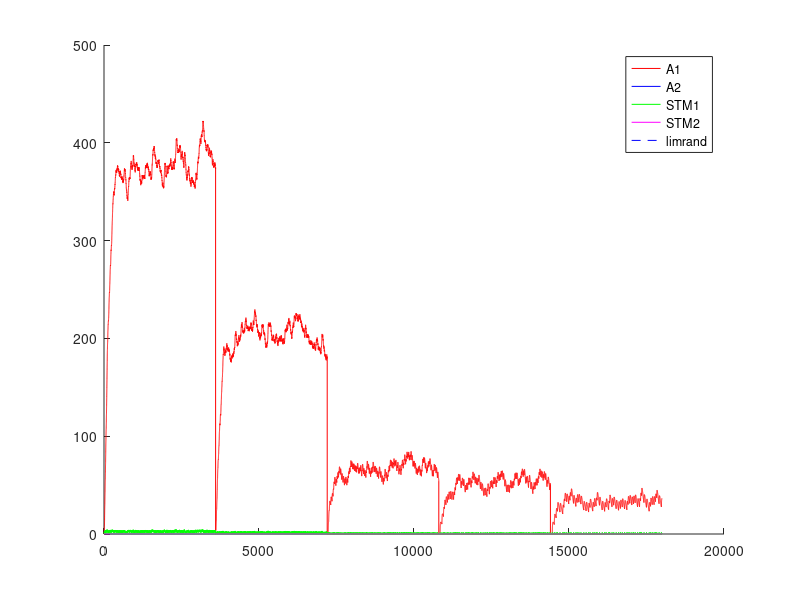

Write MATLAB code to recreate this figure. (Note: this script raises an error after producing the figure.)
%% Experimento con Variable-Interval - VI - intervalo Variable
%% Existen multiples intancias de palanquelo (cada vez que realiza respuesta decide si realiza otra o no)
%% Luego que transcurre el intervalo, si el animal realiza una respuesta obtiene refuerzo.
%% Un trial dura 3600 segundos.
%% Una sesion 1 o 3 trial (seg´un la dinamica del animal)
%% 5 sesiones por Experimento. Cada sesion es un intervalo diferente.
%% 1 experimento
%% Tiempo para realizar un respuesta 1 segundo
%% 
%% La probabilidad de eleccion se ajusta al nivel de maxima frecuencia de palanqueo
%% 

close all
clc
clear

%% Matriz de pago 0 1 

%%% Se ajusto la apreciacion de las cantidades de refuerzo 
function rf = feel(pellets)
  rf=0;
  if (nargin~=0)
    rf=(12.8*(1-exp(-.25.* pellets.^(2))))+(12.8*(1-exp(-.5.* pellets)));
  else
    error ("Faltan parametros");
  endif
endfunction
%% 
%% 

%% INICIALIZATION
%%%%%% CONSTANTES DE SESIONES
Ntrial  =  1 ;   %% un trial de 3600 segundos
tTrial  =  3600; %% en segundos
tResp   =  1;    %% en segundos
tMuestreo = 0.25;%% en segundos
Nses    =  5 ;
Vi=[5,10,30,40,60]; %% valores medios de intervalos variables
Ntest   =  1;
limrand =  0.138;
saving  =  0.01 ;
%%%%%% CONSTANTES DE DECAIMIENTO
alpha = 1*tMuestreo;
beta  = 0.125*tMuestreo ;
gamma = 0.0067*tMuestreo;%0.025 ; 
delta = 1*tMuestreo;
%%%%%% INICIALIZACION
palanca = zeros(2,1);
Rf_1=0;
Rf_2=0;
A1=zeros(1,Ntest);
A2=zeros(1,Ntest);
stm_1=zeros(2,Ntest);
stm_2=zeros(2,Ntest);
d=1;

sesion = zeros(Nses,1);
trialXsesion = zeros(Nses,Ntrial);
terminal_sesion=zeros(Nses,1);
nb_resp = zeros(Nses,Ntest);
refuerzo = zeros(Nses,Ntest);
%contadorP1=0;
%contadorP2=0;
contadorI=0;

%% CALCULO DE AROUSAL MAXIMO
%% Iteraciones de respuesta refuerzo para encotnrar el STM medio
Nconfig=5; %% Tasa de respuesta de configuracion
%plot([1:0.01:20],(12.8*(1-exp(-.25.* [1:0.01:20].^(2))))+(12.8*(1-exp(-.5.* [1:0.01:20]))),'.k')
R1 = floor(feel(1)); %tiempo de refuezo para R
l1 = Nconfig/tMuestreo; % duracion entre trials
suma = 0; %suma es un valor necesaria para calcular max1 y min1
suma = alpha*R1 %% Refuerzo cada N respuestas
iter=100; %% numero de iteraciones para que converja el stm
max1 = 0; %maximum de stm1
min1 = 0; %minimum de stm1
for i = 1:iter 
  suma = (1-beta)^(Nconfig/tMuestreo)*suma;%% Instantes que decae el stm
  min1=suma;
  suma += alpha*R1; %Refuerzo
  max1=suma;
end
comp=.88;
S1 = (((max1-min1)*(comp*l1))/2)+min1*comp*l1; %calcul de la superficie del triangulo mas la de el rectangulo
stm_1_medio = S1/(l1);
A1max = (delta/gamma)*stm_1_medio;

%% INICIO DE LAS ITERATIONS
for l = 1:Ntest  %% TESTES
  Num=0;
  for k = 1:Nses  %% SESIONES (cambia el N)
    i=1;
    %duracion = [1,tTrial*ones(1,Ntrial)];
    
    contador = 1;
    contadorI =1;
    %palanca(1)=randi(2);
    
    %% Agregar intervalo de refuerzos  %%
    intervalo=Vi(k);
    if k>1
      A1(Num+1,l)=saving*A1(Num,l);
      A2(Num+1,l)=saving*A2(Num,l);
      stm_1(Num+1,l)=0*stm_1(Num,l);
      stm_2(Num+1,l)=0*stm_2(Num,l); 
      %%% ELECCION DE LA PRIMERA PALANCA 
%      if A1(Num,1)>A2(Num,1)
%        palanca(2)=1;
%      else
%        palanca(2)=2;
%      end
    end       
    P1(i,k)=0.5;
    %P2(i,k)=0.5;
    for j=2:(Ntrial*tTrial/tMuestreo) %% Todos los trials juntos
      
      if contador == tResp/tMuestreo%duracion(i)
        contador = 1;
        i = i+1 ;
        J = j ;
        if (i==3605)
        aa=1;
        endif
        P1(i,k)=0.5*(1-exp(-(5*A1((j-1)+Num,l))/A1max))+0.5; %probabilidad en exponential
        
        a = rand ;
        %%% ELECCION DE LA PALANCA %%% Basicamente elige palanquear o no palanquear
        if (A1((j-1)+Num,l)<=limrand)&&(A2((j-1)+Num,l)<=limrand)
          palanca(i)=randi(2);
        elseif (A1((j-1)+Num,l)>=limrand)&&(A2((j-1)+Num,l)<=limrand)
          if a>=P1(i,k)
            palanca(i)=2;
          else
            palanca(i)=1;
          end
        elseif (A1((j-1)+Num,l)>A2((j-1)+Num,l))
          if a>=P1(i,k)
            palanca(i)=2;
          else
            palanca(i)=1;
          end
        end
        %%% REFUERZO %%%
        if (contadorI >= intervalo/tMuestreo)
          if (palanca(i)==1)
            Rfz=floor(feel(1));
            Rf_1 = Rfz;
            Rf_2 = 0;
            contadorI =1;
            dispe =.5; %% dispercion del 50% del valor de la intervalo
            intervalo = Vi(k)*(1 + dispe*(1-2*rand));
            refuerzo(k,l)++;
          else
          %contador++;
          contadorI++;
          Rf_1=0;
          Rf_2=0;
          endif
        else
        %contador++;
        contadorI++;
        Rf_1=0;
        Rf_2=0;
        endif
      else
        contador++;
        contadorI++;
        Rf_1=0;
        Rf_2=0;
      end
      stm_1(j+Num,l)=(1-beta)*stm_1((j-1)+Num,l)+alpha*Rf_1;
      stm_2(j+Num,l)=(1-beta)*stm_2((j-1)+Num,l)+alpha*Rf_2;
      A1(j+Num,l)=(1-gamma)*A1((j-1)+Num,l)+delta*stm_1(j+Num,l);
      A2(j+Num,l)=(1-gamma)*A2((j-1)+Num,l)+delta*stm_2(j+Num,l);
    end
    
    
    %%% CONTADOR DE A QUE J SE CAMBIA LA SESION
    %sesion(k-1,l)=j;
    sesion(k,l)=j+Num;
    %%% DEFINICION DE NUM
%    compteur = 0 ;
%    for i=1:length(A1(:,l))
%      if A1(i,l)~=0
%        compteur = compteur +1;
%      end
%    end
%    Num=compteur;
    Num = j+Num;
    Sizemat = length(A1);
    
    for j = 1:length(palanca)
      if palanca(j)==1
        %nb_coop(k-1,l)= nb_coop(k-1,l)+1;
        nb_resp(k,l)= nb_resp(k,l)+1;
      end
    end
  end
end


%%% PRUEBAS 
%%% ENCONTRA LA LONGITUD REAL DEL EXPERIMENTACION
nonnul = zeros(Ntest,1);
for k=1:Ntest
  for i=1:length(A1)
    if A1(i,k) ~= 0
      nonnul(k)=nonnul(k)+1;
    end
  end
end

%%% PRUEBA I _ PESO DE LA EXPERIMENTACION EN LA MEMORIA
porcent = 0;
for i = 1:Ntest
  if sum(A1(:,i)) > 10 * sum(A2(:,i))
    porcent = porcent +1;
  end
end

%%% PRUEBA II _ SI LA EXCITATION ALCANZA A SU MAXIMUM
maxima = zeros(Ntest,1);
for k = 1:Ntest
  if floor(max(A1(:,k))) == floor(max(max(A1))) 
    maxima(k) = maxima(k) +1;
  end
end

%%% PRUEBA III _ EN QUE SESION LA PALANCA GANA DE VERDAD
%ird = zeros(Ntest,1);
%for k = 1:Ntest
%  i=1;
%  while 1
%    if A1(nonnul(k)-i,k) < limrand
%      ird(k) = nonnul(k)-i+1;
%      break;
%    else
%      i=i+1;
%    end
%  end
%end
%
%%%% PRUEBA IV _ CONVIERTE J EN NUMERO DE SESION
%for k = 1:Ntest
%  i=1;
%  while 1
%    if ird(k) <= sum(sesion(1:i)+50)
%      ird(k)=i;
%      break;
%    else
%      i=i+1;
%    end
%  end
%end

%%% PRUEBA V _ PORCENTAJE DE COOPERACION POR SESION / EXPERIMENTO


%porcentaje_coop_sesion=zeros(Nses,Ntest);
%porcentaje_coop_experimento=zeros(Ntest,1);
%for k = 1:Ntest
%  porcentaje_coop_experimento(k)=sum(nb_coop(:,k))/(Ntrial*Nses)*100;
%end

%for i=1:Ntest
%  terminal_sesion(1,i)=sesion(1,i);
%  for j=2:Nses
%    terminal_sesion(j,i)=sesion(j,i)+terminal_sesion(j-1,i);
%  end
%end

%%% DEMOSTRACION 


%promedio_sesion=sum(ird)/Ntest
%porcent_10xsuperior_al_otra=porcent/Ntest * 100;
%cuanto_alcanzan_al_maxima=sum(maxima)/Ntest * 100;
%porcentaje_coop_experimento;
%porcentaje_coop_sesion=floor(nb_coop/Ntrial*100);

resp_por_segundos=nb_resp/length(palanca); %numero de respuestas dividido por el numero de respestas maximal posible




for i=1:Ntest
  figure
  hold on
  plot((1:Sizemat)*tMuestreo,A1(:,i),'r',(1:Sizemat)*tMuestreo,A2(:,i),'b',(1:Sizemat)*tMuestreo,stm_1(:,i),'g',(1:Sizemat)*tMuestreo,stm_2(:,i),'m',(1:Sizemat)*tMuestreo,limrand*ones(1,length([1:Sizemat])),'--b')
  legend("A1","A2","STM1","STM2","limrand");
  for j=1:Nses
    %plot(sesion(j,i)*ones(1,max(max(A1(:,i)))),(1:max(max(A1(:,i)))),'--k');
    h=plot((sesion(j,i).*tMuestreo)*ones(1,max(max(A1(:,i)))),(1:max(max(A1(:,i)))),'--k');
    set(h, "linewidth", 2);
    if j==1
      h=plot(1:sesion(j,i)/4,P1(:,j)'*A1max,'.-m');
    else
      h=plot(sesion(j-1,i)/4+1:sesion(j,i)/4,P1(:,j)'*A1max,'.-m');
    endif
  endfor
  plot((0:sesion(Nses,i))/4,A1max*ones(1,length(0:sesion(Nses,i))))
  hold off;
endfor


%% Maximos exitos por intervalo= 10-360 - 30-120 - 40-65 - 60-60 

color = 'rgbmkmrgbk';
figure
hold on
for i=1:Ntest
  plot(Vi,resp_por_segundos(:,i),'Color',color(i));
  title('Respuestas por segundos');
  xlabel('Interval');
  ylabel('Respuestas/segundos');
end
hold off


figure
hold on
for i=1:Ntest
  plot(refuerzo(:,i),resp_por_segundos(:,i),'Color',color(i));
  title('Respuestas y refuerzo');
  xlabel('Refuerzo');
  ylabel('Respuestas/segundos');
end
hold off

%%% probl�me de temps, pas le temps de d�croitre du coup red�marre plus
%%% haut CQFD
%%%% CASTIGO DE TIEMPO 
%%%% CUANTO VECES ELIGE COOPERATION
%%% Pour chaque session r�cup�rer le nombre de coop�ration et tracer la
%%% courbe correspondante 
